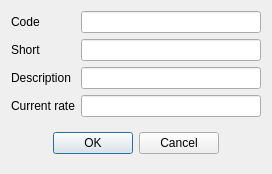
<?xml version="1.0" encoding="UTF-8"?>
<ui version="4.0">
 <class>RECurrency</class>
 <widget class="QDialog" name="RECurrency">
  <property name="geometry">
   <rect>
    <x>0</x>
    <y>0</y>
    <width>272</width>
    <height>165</height>
   </rect>
  </property>
  <property name="windowTitle">
   <string>Currency</string>
  </property>
  <layout class="QVBoxLayout" name="verticalLayout">
   <item>
    <layout class="QGridLayout" name="gridLayout">
     <item row="2" column="1">
      <widget class="EQLineEdit" name="leDescription">
       <property name="Field" stdset="0">
        <string>f_name</string>
       </property>
      </widget>
     </item>
     <item row="3" column="1">
      <widget class="EQLineEdit" name="leRate">
       <property name="Field" stdset="0">
        <string>f_rate</string>
       </property>
      </widget>
     </item>
     <item row="1" column="1">
      <widget class="EQLineEdit" name="leShort">
       <property name="Field" stdset="0">
        <string>f_short</string>
       </property>
      </widget>
     </item>
     <item row="2" column="0">
      <widget class="QLabel" name="label_3">
       <property name="text">
        <string>Description</string>
       </property>
      </widget>
     </item>
     <item row="3" column="0">
      <widget class="QLabel" name="label_4">
       <property name="text">
        <string>Current rate</string>
       </property>
      </widget>
     </item>
     <item row="0" column="0">
      <widget class="QLabel" name="label">
       <property name="text">
        <string>Code</string>
       </property>
      </widget>
     </item>
     <item row="0" column="1">
      <widget class="EQLineEdit" name="leCode">
       <property name="focusPolicy">
        <enum>Qt::NoFocus</enum>
       </property>
       <property name="readOnly">
        <bool>true</bool>
       </property>
       <property name="Field" stdset="0">
        <string>f_id</string>
       </property>
       <property name="PrimaryKey" stdset="0">
        <bool>true</bool>
       </property>
      </widget>
     </item>
     <item row="1" column="0">
      <widget class="QLabel" name="label_2">
       <property name="text">
        <string>Short</string>
       </property>
      </widget>
     </item>
     <item row="4" column="0" colspan="2">
      <widget class="QWidget" name="widget" native="true">
       <layout class="QHBoxLayout" name="horizontalLayout">
        <item>
         <spacer name="horizontalSpacer">
          <property name="orientation">
           <enum>Qt::Horizontal</enum>
          </property>
          <property name="sizeHint" stdset="0">
           <size>
            <width>30</width>
            <height>20</height>
           </size>
          </property>
         </spacer>
        </item>
        <item>
         <widget class="QPushButton" name="btnOk">
          <property name="text">
           <string>OK</string>
          </property>
         </widget>
        </item>
        <item>
         <widget class="QPushButton" name="btnCancel">
          <property name="text">
           <string>Cancel</string>
          </property>
         </widget>
        </item>
        <item>
         <spacer name="horizontalSpacer_2">
          <property name="orientation">
           <enum>Qt::Horizontal</enum>
          </property>
          <property name="sizeHint" stdset="0">
           <size>
            <width>30</width>
            <height>20</height>
           </size>
          </property>
         </spacer>
        </item>
       </layout>
      </widget>
     </item>
    </layout>
   </item>
  </layout>
 </widget>
 <customwidgets>
  <customwidget>
   <class>EQLineEdit</class>
   <extends>QLineEdit</extends>
   <header location="global">eqlineedit.h</header>
   <slots>
    <signal>customButtonClicked(bool)</signal>
   </slots>
  </customwidget>
 </customwidgets>
 <tabstops>
  <tabstop>leShort</tabstop>
  <tabstop>leDescription</tabstop>
  <tabstop>leRate</tabstop>
  <tabstop>btnOk</tabstop>
  <tabstop>btnCancel</tabstop>
 </tabstops>
 <resources/>
 <connections/>
</ui>
